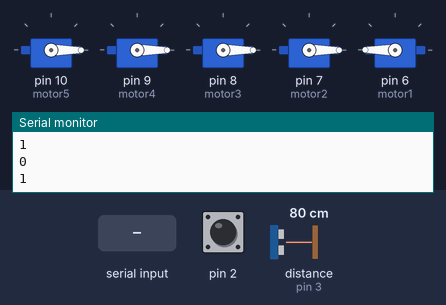
A sketch run on a simulated Arduino Uno, built with avr-gcc and run on an emulated ATmega328P. On the bench: 5 × servo, the last lines printed to the serial monitor. Wiring (inferred from the names in the program): ultrasonic range finder: trigger pin 4; echo pin 3. The inputs (shaded band) are chosen by the test bench; at power-on: distance to the obstacle (sensor on pin 3) 80 cm, pin 2 HIGH. The echo pulse lasts 58.3 µs per cm.

Above: at 1.2 s.
1.3 s: "d2 \n" received over the second serial link
At 2.5 s:
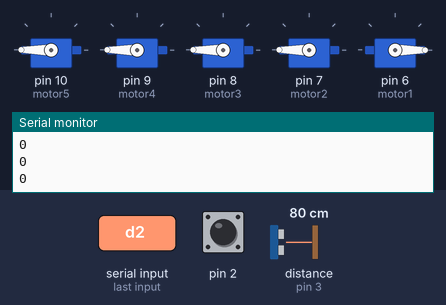
2.8 s: "30,150\n" received over the second serial link
At 3.4 s:
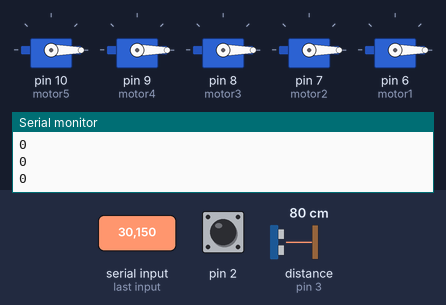
4.3 s: "d1 \n" received over the second serial link
At 4.8 s:
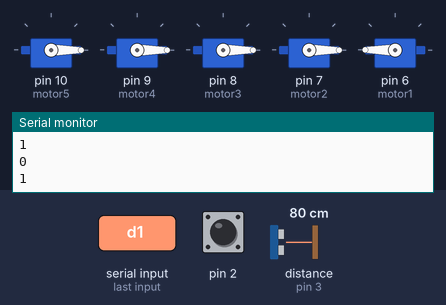
5.8 s: distance to the obstacle (sensor on pin 3) set to 2 cm
At 7.1 s:
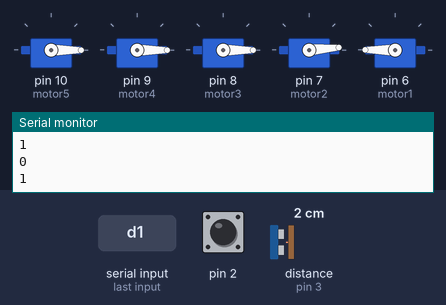
8.3 s: "3\n" received over the second serial link
Timing chart, 0 to 11.3 s (numbered marks = the images above; inputs shaded):
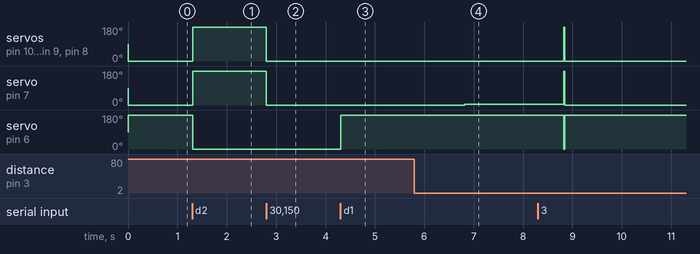

Measured:
- after the input at 1.3 s, servo on pin 10 (motor5), servo on pin 9 (motor4), servo on pin 8 (motor3), servo on pin 7 (motor2): 0° → 180° at once; servo on pin 6 (motor1): 180° → 0° at once
- after the input at 2.8 s, servo on pin 10 (motor5), servo on pin 9 (motor4), servo on pin 8 (motor3), servo on pin 7 (motor2): 180° → 0° at once
- after the input at 4.3 s, servo on pin 6 (motor1): 0° → 180° at once
- after the input at 5.8 s, servo on pin 7 (motor2): 0° → 5° after 1.0 s

The sketch:

ArthroMech__2_.ino
```cpp
#include <Arduino.h>
#include <Servo.h>
#include <SoftwareSerial.h>
#include <string.h>
//#if !defined(CONFIG_BT_ENABLED) || !defined (CONFIG_BLUEDROID_ENABLED)
//#error Bluetooth is not enabled! Please run 'make menuconfig' to and enable it
//#endif

SoftwareSerial SerialBT(5, 12);  // pin intrare date de la HC-05

Servo servoStanga;
Servo servoDreapta;
Servo motor1;
Servo motor2;
Servo motor3;
Servo motor4;
Servo motor5;
int pos;
int data;
//sudo chmod a+rw /dev/ttyUSB0

int confirmareObiect = 0;
int procesDePrindere = 0;
int timp = 0;
int GradMax = 180;

const int trigPin = 4;
const int echoPin = 3;
long duration;
float distance;

int Conectat;
int state = 1;
/*
int conversieNivelLaGrade(int nivel, int gradeMax) {
  int diviziune = gradeMax / (nivel - 1);
  int n = (nivel - 1) * diviziune;
  return n;
}*/
void setup() {
  Serial.begin(9600);
  SerialBT.begin(9600);
  // pinMode(A0, INPUT);
  pinMode(2, INPUT);
  pinMode(12, INPUT);
  // servoStanga.attach(11);
  // servoDreapta.attach(8);
  motor5.attach(10);
  motor4.attach(9);
  motor3.attach(8);
  motor2.attach(7);
  motor1.attach(6);


  //nume device bluetooth
  Serial.println("the device has started, now you can pair it with bluetooth!");
}
void ActionareMotorNivel(int nrMotor, int grade)  // 1 inchis, 5 deschis complet 2,3,4 grade intermediare
{
  //int nivelG = conversieNivelLaGrade(nivel, GradMax);

  switch (nrMotor) {
    case 1:
      motor1.write(grade);
      break;
    case 2:
      motor2.write(grade);
      break;
    case 3:
      motor3.write(grade);
      break;
    case 4:
      motor4.write(grade);

      break;
    case 5:
      motor5.write(grade);
      break;
  }
}
// pin motoare 6,7,8,9,10 unde 10 degetul mic si 6 degetul mare


void inchideMana() {
  // servoDreapta.write(180);
  //servoStanga.write(0);
  for (int i = 1; i <= 5; i++) {
    if(i == 1)
      ActionareMotorNivel(i, 0);
    else
      ActionareMotorNivel(i, 180);
  }
  Serial.println(0);
}
void deschideMana() {
  /// servoDreapta.write(0);
  //servoStanga.write(180);
  for (int i = 1; i <= 5; i++) {
    if(i == 1)
      ActionareMotorNivel(i, 180);
    else
      ActionareMotorNivel(i, 0);
  }
  Serial.println(1);
}


void citireDateSenzor() {

  pinMode(trigPin, OUTPUT);  // Sets the trigPin as an Output

  // Clears the trigPin
  digitalWrite(trigPin, LOW);
  delayMicroseconds(2);
  // Sets the trigPin on HIGH state for 10 micro seconds
  digitalWrite(trigPin, HIGH);
  delayMicroseconds(10);
  digitalWrite(trigPin, LOW);


  pinMode(echoPin, INPUT);
  duration = pulseIn(echoPin, HIGH);
  // Se calculeaza distanta
  distance = duration * 0.034 / 2;
  // Prints the distance on the Serial Monitor
  //Serial.print("Distance: ");
  //Serial.println(distance);
}

void VerificareConexiune() {
  if (digitalRead(12) == LOW)
    Conectat = 1;
  else
    Conectat = 0;
}
void modautomat() {
  citireDateSenzor();
  // Serial.print("d1 ");
 // Serial.println(distance);

  if (distance < 7) {

    confirmareObiect = 1;
    //  Serial.print("obiect gasit");
    //  Serial.println(distance);


  } else if (procesDePrindere != 1) {
    deschideMana();
    confirmareObiect = 0;
  }
  if (confirmareObiect == 1 && procesDePrindere == 0) {
    delay(1000);
    citireDateSenzor();
    //    Serial.print("d2 ");
    //Serial.print(distance);
    if (distance < 7) {
      procesDePrindere = 1;

      ActionareMotorNivel(2, 5);
      delay(2000);
    }
  }


  if (digitalRead(2) == LOW && procesDePrindere == 1)  // senzor miscare vibratie
  {
    //nu se misca
    timp++;
  } else {
    // se misca
    timp = 0;
  }
  Serial.println(timp);
  if (timp > 200) {
    timp = 300;
    confirmareObiect = 0;

    procesDePrindere = 0;
  }
  //Serial.println(procesDePrindere);
  if (timp < 200 && procesDePrindere == 1) {
    inchideMana();

  } else {
    deschideMana();
  }
}
void loop() {
  // VerificareConexiune();
  if (SerialBT.available() > 0) {
    data = 0;
    while (SerialBT.available() > 0) {
      char mesaj = SerialBT.read();
      if (mesaj - 48 >= 0 && mesaj - 48 <= 10)
        data = data * 10 + (mesaj - 48);
    }
  }
  if (data > 0)
    state = data;
  //Serial.println(state);
  if (state == 1) {

    modautomat();
    //Serial.print(procesDePrindere);
  }
  if (state == 2) {
    inchideMana();
  }
  if (state == 3) {
    deschideMana();
  }
  if (state > 9999 && state < 100000) {
    int cs = state;
    for (int i = 5; i >= 1; i--) {
      if(cs % 10 == 2)
        ActionareMotorNivel(i, 180);
      else
        ActionareMotorNivel(i, 0);
      cs /=10;

    }
  }

  delay(20);
}
```
